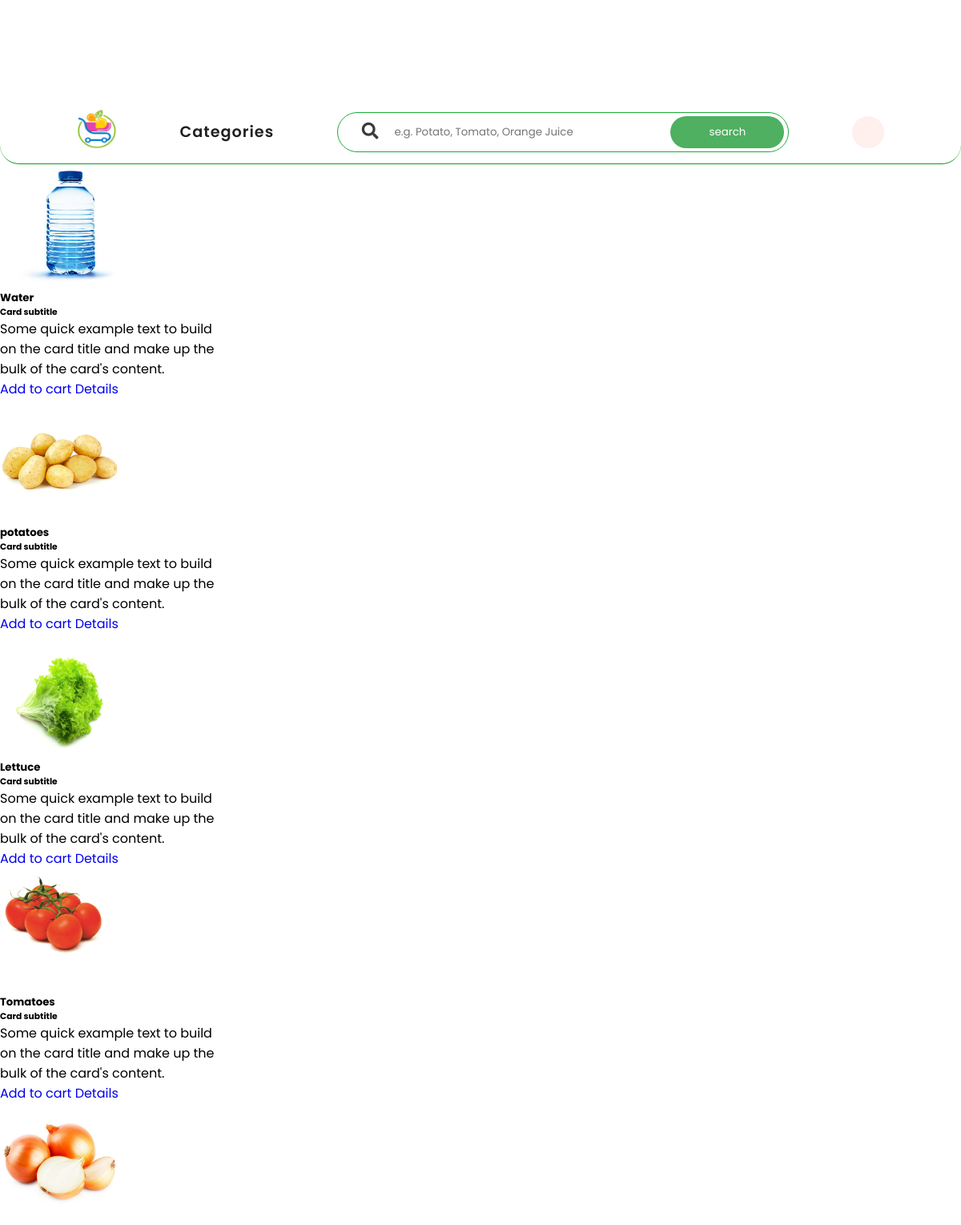
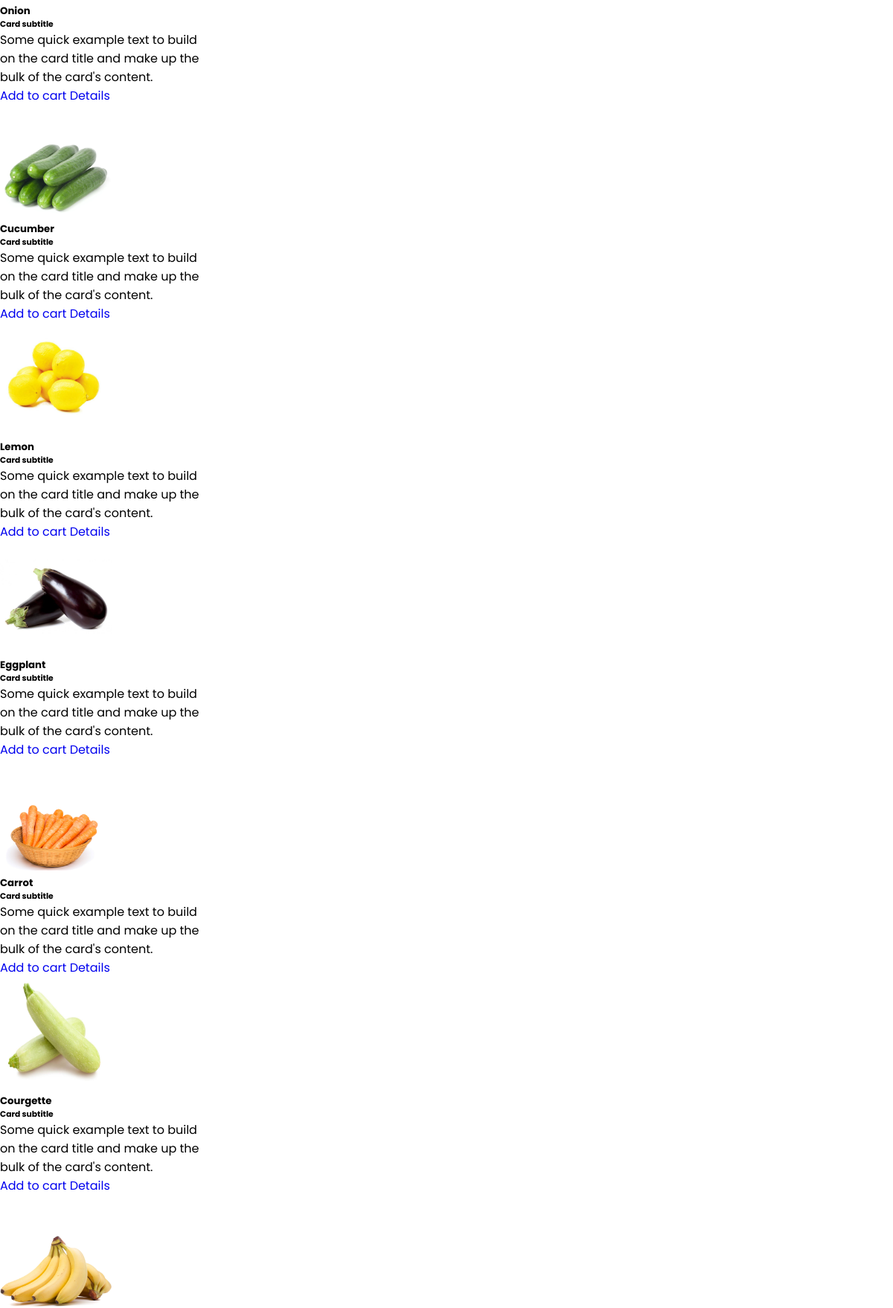
The app's page /search/ (upper part) with its own data (2 pictures, top to bottom).
### item/models.py (models this page shows, shortened)
class Product(models.Model):
    name = models.CharField(max_length=100)
    image = models.ImageField(upload_to='product_images', blank=True, null=True)
    price = models.FloatField(null=False, blank=False)
    description = models.TextField()
    slug = models.SlugField(max_length=100, unique=True)

### core/views.py (the view)
# urls.py: path("search/", views.search, name="search"),
def search(request):
    search_text = request.GET.get('search_text')
    if search_text is None:
        search_text = ''
    categories = Category.objects.all()
    filtered_products = Product.objects.filter(
        Q(name__icontains=search_text) | Q(description__icontains=search_text)
    )
    context = {
        'categories':categories,
        'products':filtered_products
    }
    return render(request, 'core/search.html', context)

### core/templates/core/search.html (shortened to what this page needs)
{% extends 'layout.html' %}
{% block content %}
      {% if products %}
        {% for product in products %}
          <div class="card m-2" style="width: 18rem;">
            <img class="card-img-top" src="{{ product.image.url }}" alt="{{ product.name }}" width="150" height="150">
            <div class="card-body">
              <h5 class="card-title">{{product.name}}</h5>
              <h6 class="card-subtitle mb-2 text-muted">Card subtitle</h6>
              <p class="card-text">Some quick example text to build on the card title and make up the bulk of the card's content.</p>
              <a href="#" class="card-link">Add to cart</a>
              <a href="{% url 'item:product' product_slug=product.slug %}" class="card-link">Details</a>
            </div>
          </div>
        {% endfor %}
      {% else %}
        <p class="card-title m-5">No products available related to the search at the moment.</p>
      {% endif %}
{% endblock %}

### core/static/css/base.css (style rules this page uses)
* { font-family: poppins; margin: 0px; padding: 0px; box-sizing: border-box; scroll-behavior: smooth; }
a { text-decoration: none; }
body { margin: 0px; margin-top: 7rem; padding: 0px; font-family: poppins; }
:root { --swiper-theme-color: #007aff; --swiper-navigation-size: 44px; --primary-color: #3bb77e; --secondary: #ffba43; --bg: #e2f9ee; --black: #1c2137; --white: #fff; --box-shadow: 0 .5rem 1rem rgba(0, 0, 0, 0.1); }
:root { --primary-color: #3bb77e; --box-shadow: 0 0.2rem 0.4rem rgba(0, 0, 0, 0.1); --white: #fff; --black: #1c2137; }

### records on screen
Product: image (picture), name "Water"
Product: image (picture), name "potatoes"
Product: image (picture), name "Lettuce"
Product: image (picture), name "Tomatoes"
Product: image (picture), name "Onion"
Product: image (picture), name "Cucumber"
Product: image (picture), name "Lemon"
Product: image (picture), name "Eggplant"
Product: image (picture), name "Carrot"
Product: image (picture), name "Courgette"
Product: image (picture)
